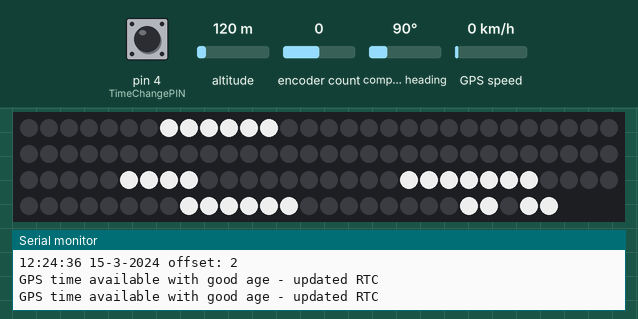
This sketch was run on a simulated Arduino Uno, built for the host (arithmetic inside an expression is 32-bit, double 64-bit). Parts: 117 RGB LEDs in strip order, left to right, continuing on the next row, the last lines printed to the serial monitor. The test bench sets the inputs (shaded band); at power-on: encoder count 0, pin 4 (TimeChangePIN) HIGH, altitude 120 m, compass heading 90°, GPS speed 0 km/h. The local clock reads 2024-03-15 10:24:30 at power-on unless the sketch sets it; random numbers use the default seed unless the sketch sets one; the GPS gets a fix after 3 s at 37.7749, -122.4194 with 8 satellites.

Above: at 7.8 s.
7.9 s: encoder count set to 1
At 8.3 s:
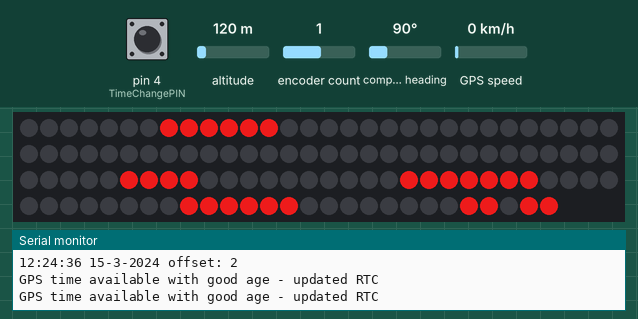
9.5 s: encoder count set to 2
At 10.8 s:
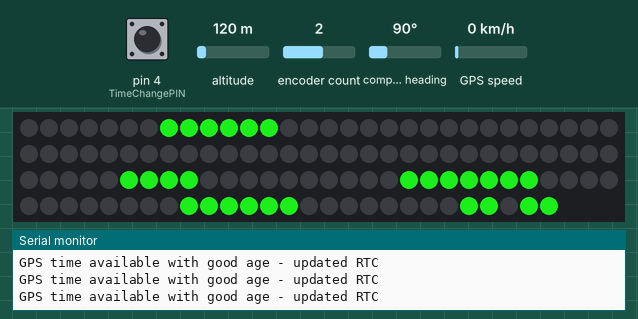
11.1 s: encoder count set to 3
At 12.0 s:
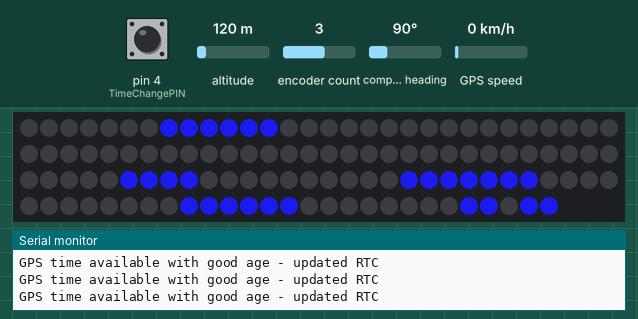
12.7 s: encoder count set to 4
At 13.2 s:
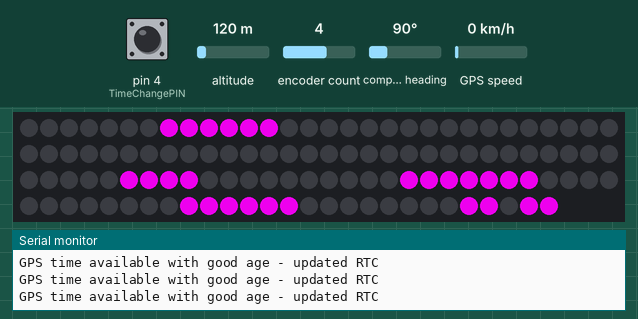
14.3 s: encoder count set to 8
At 15.6 s:
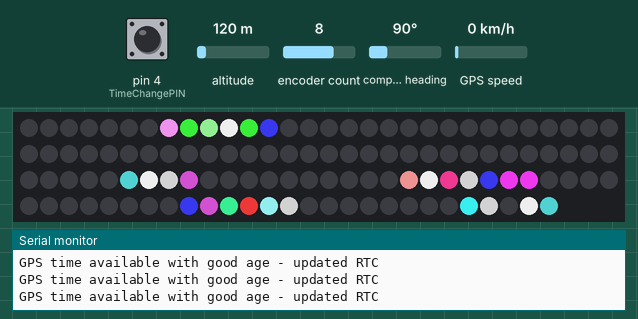
15.9 s: pin 4 (TimeChangePIN) pulled LOW for 1 s
At 16.7 s:
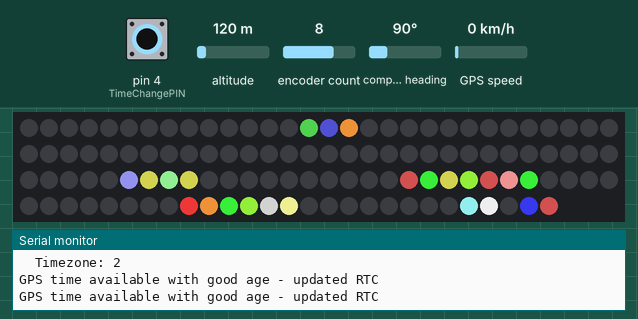
Timing chart, 0 to 18.9 s (numbered marks = the images above; inputs shaded):
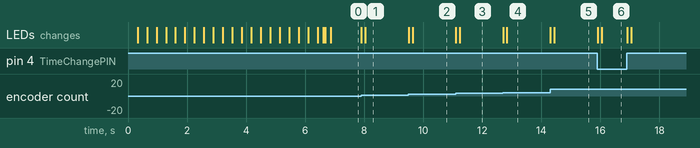

Measured:
- after the input at 7.9 s, the LEDs: first change at once (image 1 shows a later state)
- after the input at 9.5 s, the LEDs: first change at once (image 2 shows a later state)
- after the input at 11.1 s, the LEDs: first change at once (image 3 shows a later state)
- after the input at 12.7 s, the LEDs: first change at once (image 4 shows a later state)
- after the input at 14.3 s, the LEDs: first change at once (image 5 shows a later state)

The sketch:

GPSCLOCK_V2.0.ino
```cpp
#include <avr/pgmspace.h>
#include <Time.h>
#include <TimeLib.h>
#include <Wire.h>
#include <Encoder.h>
#include <TinyGPS.h>
#include <DS3232RTC.h>
#include <SoftwareSerial.h>
#include <Adafruit_NeoPixel.h>

// Defines / settings
#define RGBLEDPIN     6
#define RotaryAPIN    2
#define RotaryBPIN    3
#define TimeChangePIN 4
#define GPSclockRX   10
#define GPSClockTx   11
#define N_LEDS       117          // 13 wide x 9 high grid            !!!MAX 255!!!
#define colorAmount  (4*(sizeof(colors)/sizeof(uint32_t)))
// A4 & A5 for i2c of the DS3232


SoftwareSerial SerialGPS = SoftwareSerial(GPSclockRX, GPSClockTx);
TinyGPS gps;
Encoder myEnc(RotaryAPIN, RotaryBPIN);
long oldPosition  = -999;
long old2Position = -999;
boolean encoderPushed = false;
int prevMin = 0;
Adafruit_NeoPixel grid = Adafruit_NeoPixel(N_LEDS, RGBLEDPIN, NEO_GRB + NEO_KHZ400);
int intBrightness = 200; // the brightness of the clock (0 = off and 255 = 100%)
int offset = 2; //(GMT+1, add another 1 for summertime) -- changeable with pushable encoder


//Clock Colours
uint32_t colorVariable; //current colour
const PROGMEM uint32_t colorWhite = grid.Color(255, 255, 255);
const PROGMEM uint32_t colorBlack = grid.Color(0, 0, 0);
const PROGMEM uint32_t colorRed = grid.Color(255, 30, 30);
const PROGMEM uint32_t colorGreen = grid.Color(30, 255, 30);
const PROGMEM uint32_t colorBlue = grid.Color(30, 30, 255);
const PROGMEM uint32_t colorPurple = grid.Color(255, 0, 255);
const PROGMEM uint32_t colorYellow = grid.Color(125, 255, 0);
const PROGMEM uint32_t colorWhatever = grid.Color(102, 51, 204);
const PROGMEM uint32_t colorMore = grid.Color(255, 153, 0);
uint32_t colorMix;
const PROGMEM uint32_t colors[] = {colorWhite, colorRed, colorGreen, colorBlue, colorPurple, colorYellow, colorWhatever, colorMore, colorMix}; //cycle through with encoder
int AllOrNothing[] = {60, 157, 255};

//Separate words
byte arrITIS[] = {116, 115, 113, 112, 255};
byte arrNAME[] = {70, 71, 72, 73, 74, 255};


// minutesArray = all Minutes leds in a bi-dimensional array from {NONE, FIVE, ..., FIVE TO}, 255 as endstop char
byte minutesArray [12] [22] {
  {5, 4, 3, 2, 1, 0, 255}, //O'CLOCK
  {90, 89, 88, 87, 85, 84, 83, 82, 81, 80, 79, 65, 66, 67, 68, 255},                              //FIVE MINUTES PAST
  {106, 105, 104, 65, 66, 67, 68, 255},                                                           //TEN  PAST
  {109, 91, 92, 93, 94, 95, 96, 97, 65, 66, 67, 68, 255},                                         //A QUARTER PAST
  {98, 99, 100, 101, 102, 103, 85, 84, 83, 82, 81, 80, 79, 65, 66, 67, 68, 255},                   //TWENTY MINUTES PAST
  {98, 99, 100, 101, 102, 103, 90, 89, 88, 87, 85, 84, 83, 82, 81, 80, 79, 65, 66, 67, 68, 255},  //TWENTY FIVE MINUTES PAST
  {110, 109, 108, 107, 65, 66, 67, 68, 255},                                                      //HALF PAST
  {98, 99, 100, 101, 102, 103, 90, 89, 88, 87, 85, 84, 83, 82, 81, 80, 79, 76, 77, 255},          //TWENTY FIVE MINUTES TO
  {98, 99, 100, 101, 102, 103, 85, 84, 83, 82, 81, 80, 79, 76, 77, 255},     //TWENTY MINUTES TO
  {109, 91, 92, 93, 94, 95, 96, 97, 76, 77, 255},                            //A QUARTER TO
  {106, 105, 104, 85, 84, 83, 82, 81, 80, 79, 76, 77, 255},                  //TEN TO
  {90, 89, 88, 87, 85, 84, 83, 82, 81, 80, 79, 76, 77, 255}                         //FIVE TO
};

// hoursArray = all hours leds in a bi-dimensional array from {12, 1, ..., 11}, 255 as endstop char
byte hoursArray [12] [7] {
  {12, 11, 10, 9, 8, 7, 255}, //TWELVE
  {64, 63, 62, 255},       //ONE
  {60, 59, 58, 255},       //TWO
  {56, 55, 54, 53, 52, 255}, //THREE
  {39, 40, 41, 42, 255},   //FOUR
  {43, 44, 45, 46, 255},   //FIVE
  {38, 37, 36, 255},       //SIX
  {47, 48, 49, 50, 51, 255}, //SEVEN
  {35, 34, 33, 32, 31, 255}, //EIGHT
  {29, 28, 27, 26, 255},   //NINE
  {14, 15, 16, 255},       //TEN
  {19, 20, 21, 22, 23, 24, 255}, //ELEVEN
};

void setup()
{
  randomSeed(analogRead(A0));
  Serial.begin(9600);
  while (!Serial) ; // Needed for Leonardo only
  SerialGPS.begin(9600);
  Serial.println("Booting ... ");

  delay(200);

  // initialize the buttons
  pinMode(TimeChangePIN, INPUT_PULLUP); //temp pulled up to not have the low on the button..
  pinMode(RotaryAPIN, INPUT_PULLUP);
  pinMode(RotaryBPIN, INPUT_PULLUP);

  // setup the LED strip
  grid.begin();
  grid.show();

  // set the brightness of the strip
  grid.setBrightness(intBrightness);

  //startup sequence
  colorWipe(colorBlack, 0);
  paintRandomSelected(arrNAME);
  fadeOut(25);
  colorVariable = colors[0];


}

void loop() {
  while (SerialGPS.available()) {
    if (gps.encode(SerialGPS.read())) { // process gps messages
      // when TinyGPS reports new data...
      unsigned long age;
      int Year;
      byte Month, Day, Hour, Minute, Second;
      gps.crack_datetime(&Year, &Month, &Day, &Hour, &Minute, &Second, NULL, &age);
      if (age < 500) {
        Serial.println("GPS time available with good age - updated RTC");
        // set the Time to the latest GPS reading
        setTime(Hour, Minute, Second, Day, Month, Year);
        RTC.set(now());
      }
    }
  }
  setTime(RTC.get());


  if (digitalRead(TimeChangePIN) == HIGH) {
    if (encoderPushed != digitalRead(TimeChangePIN)) {
      myEnc.write(0);
      colorWipe(colorBlack, 0);
    }
    encoderPushed = digitalRead(TimeChangePIN);

    // encoder rotation for colours
    long newPosition = myEnc.read();
    if (newPosition > colorAmount) {
      newPosition = 0;
      myEnc.write(0);
    }
    if (newPosition < 0) {
      newPosition = colorAmount;
      myEnc.write(colorAmount);
    }
    if (newPosition != oldPosition) {
      oldPosition = newPosition;
      colorVariable = colors[(oldPosition / 4)];

      colorWipe(colorBlack, 0);
      delay(100);

      //update now to show color change
      if (colorVariable == colorMix) {
        displayTimeRandom();
      }
      else if (colorVariable != colorMix) {
        displayTime();
      }

    }
  }

  // encoder rotation for time
  if (digitalRead(TimeChangePIN) == LOW) {
    if (encoderPushed != digitalRead(TimeChangePIN)) {
      myEnc.write(0);
      colorWipe(colorBlack, 0);
    }
    encoderPushed = digitalRead(TimeChangePIN);

    long timezonePosition = myEnc.read();
    //Serial.print("Encoder: ");
    //Serial.println(timezonePosition);
    if (timezonePosition > 48) {
      timezonePosition = 0;
      myEnc.write(0);
    }
    if (timezonePosition < 0) {
      timezonePosition = 48;
      myEnc.write(48);
    }
    if (timezonePosition != old2Position) {
      old2Position = timezonePosition;

      Serial.print("  Timezone: ");
      Serial.println(offset);
      offset = old2Position / 4;

      colorWipe(colorBlack, 0);
      delay(100);

      //update now to show color change
      if (colorVariable == colorMix) {
        displayTimeRandom();
      }
      else if (colorVariable != colorMix) {
        displayTime();
      }
    }
  }

  grid.setBrightness(intBrightness);

  if (timeStatus() != timeNotSet) {
    if (minute() != prevMin) { //update the display only if at least 60 seconds have passed
      prevMin = minute();
      digitalClockDisplay();
      if (colorVariable != colorMore) {
        displayTime();
      }
      else if (colorVariable == colorMore) {
        displayTimeRandom();
      }
    }
  }
}

void digitalClockDisplay() {
  // digital clock display of the time
  Serial.print(hour()+offset);
  printDigits(minute());
  printDigits(second());
  Serial.print(" ");
  Serial.print(day());
  Serial.print("-");
  Serial.print(month());
  Serial.print("-");
  Serial.print(year());
  Serial.print(" offset: "); //timezone adjustment
  Serial.print(offset);
  Serial.println();

}

void printDigits(int digits) {
  // utility function for digital clock display: prints preceding colon and leading 0
  Serial.print(":");
  if (digits < 10)
    Serial.print('0');
  Serial.print(digits);
}

// Fill the dots one after the other with a color
void colorWipe(uint32_t color, uint8_t wait) {
  for (uint16_t i = 0; i < grid.numPixels(); i++) {
    grid.setPixelColor(i, color);
  }
  grid.show();
  delay(wait);
}

void paintWord(byte arrWord[], uint32_t intColor) {
  for (int i = 0; i < grid.numPixels() + 1; i++) {
    int temp = (int)arrWord[i];
    if (temp == 255) {
      grid.show();
      break;
    } else {
      grid.setPixelColor(temp, intColor);
    }
  }
}


void paintRandom(byte arrWord[]) {
  int a = random(0, 256);
  int b = random(0, 256);
  int c = random(0, 256);
  uint32_t randomColor = grid.Color(a, b, c);
  for (int i = 0; i < grid.numPixels() + 1; i++) {
    int temp = (int)arrWord[i];
    if (temp == 255) { //255 instead of -1 because reasons (no, because i have byte arrays now, so don't go over 255 LEDS!)
      grid.show();
      break;
    } else {
      grid.setPixelColor(temp, randomColor);
    }
  }
}

void paintRandomSelected(byte arrWord[]) {
  for (int i = 0; i < grid.numPixels() + 1; i++) {
    int temp = (int)arrWord[i];
    uint32_t randomColor = grid.Color(AllOrNothing[random(3)], AllOrNothing[random(3)], AllOrNothing[random(3)]);
    if (temp == 255) { //255 instead of -1 because reasons (no, because i have byte arrays now, so don't go over 255 LEDS!)
      grid.show();
      break;
    } else {
      grid.setPixelColor(temp, randomColor);
    }
  }
}


void fadeOut(int time) {
  for (int i = intBrightness; i > 0; --i) {
    grid.setBrightness(i);
    grid.show();
    delay(time);
  }
}

void displayTime() {
  paintWord(arrITIS, colorVariable);

  int onHour = (hour()+offset) % 12;

  // Set the HOURS first
  if (minute() >= 35) { //now its TO the next hour
    if (onHour == 11) { // exception due to end of array
      paintWord(hoursArray[onHour], colorBlack); //turn off previous hour (current)
      paintWord(hoursArray[0], colorVariable); //loop back to beginning of 12 hour cycle and light up
    }
    else { //not (yet) TO TWELVE, so normal hour addition for the TO
      paintWord(hoursArray[onHour], colorBlack); //turn off previous hour
      paintWord(hoursArray[(onHour + 1)], colorVariable); //loop back to beginning of 12 hour cycle and light up
    }
  }
  else { // minutes < 35
    if (onHour == 0) { // exception due to start of aaray
      paintWord(hoursArray[11], colorBlack); //turn off previous  11 oclock, we're now at 12 (loopback)
      paintWord(hoursArray[onHour], colorVariable); //starting again from start of array
    }
    else {
      paintWord(hoursArray[(onHour - 1)], colorBlack); //turn off previous
      paintWord(hoursArray[onHour], colorVariable); //turn on current hour
    }
  }

  int cMins = minute() / 5;

  if (cMins == 0) {
    paintWord(minutesArray[11], colorBlack); //turn off FIVE MINUTES TO
    paintWord(minutesArray[0], colorVariable); //o'clock
  }
  else {
    paintWord(minutesArray[cMins - 1], colorBlack); //turn off previous minute leds
    paintWord(minutesArray[cMins], colorVariable); //curent minutes leds
  }
}

void displayTimeRandom() {
  paintRandomSelected(arrITIS);

  int onHour = (hour()+offset) % 12;

  // Set the HOURS first
  if (minute() >= 35) { //now its TO the next hour
    if (onHour == 11) { // exception due to end of array
      paintWord(hoursArray[onHour], colorBlack); //turn off previous hour (current)
      paintRandomSelected(hoursArray[0]); //loop back to beginning of 12 hour cycle and light up
    }
    else { //not (yet) TO TWELVE, so normal hour addition for the TO
      paintWord(hoursArray[onHour], colorBlack); //turn off previous hour
      paintRandomSelected(hoursArray[(onHour + 1)]); //loop back to beginning of 12 hour cycle and light up
    }
  }
  else { // minutes < 35
    if (onHour == 0) { // exception due to start of array
      paintWord(hoursArray[11], colorBlack); //turn off previous  11 oclock, we're now at 12 (loopback)
      paintRandomSelected(hoursArray[onHour]); //starting again from start of array
    }
    else {
      paintWord(hoursArray[(onHour - 1)], colorBlack); //turn off previous
      paintRandomSelected(hoursArray[onHour]); //turn on current hour
    }
  }

  int cMins = minute() / 5;

  if (cMins == 0) {
    paintWord(minutesArray[11], colorBlack); //turn off FIVE MINUTES TO
    paintRandomSelected(minutesArray[0]); //o'clock
  }
  else {
    paintWord(minutesArray[cMins - 1], colorBlack); //turn off previous minute leds
    paintRandomSelected(minutesArray[cMins]); //curent minutes leds
  }
}
```
